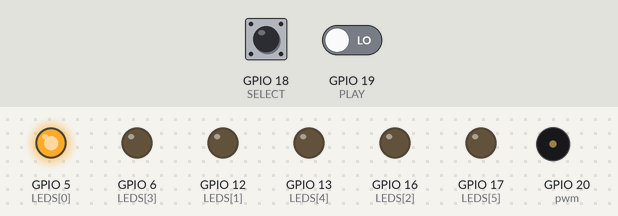
This program was run on a simulated Raspberry Pi (BCM pin numbers). Parts: output pins drawn as LEDs (lit = HIGH), buzzer (waves = sounding). The test bench sets the inputs (shaded band); at power-on: GPIO 18 (SELECT) LOW, GPIO 19 (PLAY) LOW.

Above: at 1.2 s.
1.3 s: GPIO 18 (SELECT) pulled HIGH for 0.15 s
At 2.4 s:
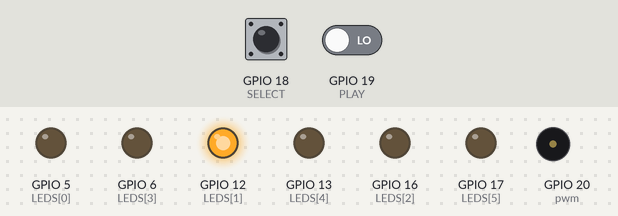
2.9 s: GPIO 19 (PLAY) driven HIGH
At 3.6 s:
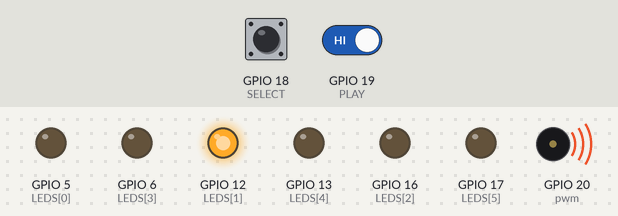
4.4 s: GPIO 18 (SELECT) driven HIGH and GPIO 19 (PLAY) driven LOW
At 4.9 s:
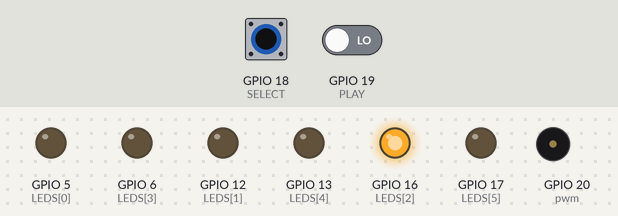
6.1 s: GPIO 18 (SELECT) pulsed LOW 5 times (0.12 s each, 0.3 s apart)
At 6.37 s:
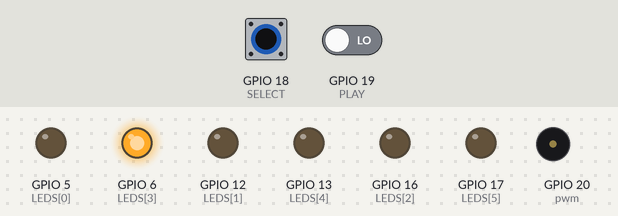
Timing chart, 0 to 9.1 s (numbered marks = the images above; inputs shaded):
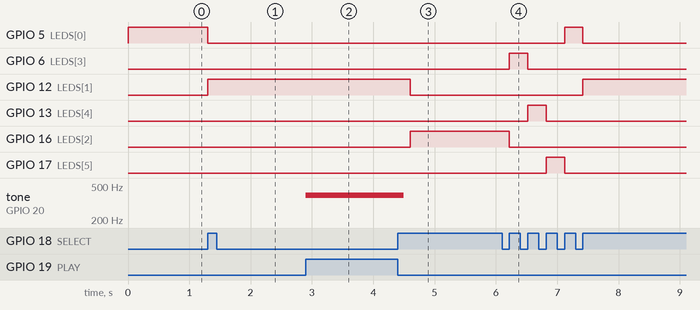

Measured:
- after the input at 1.3 s, GPIO 5 (LEDS[0]): HIGH → LOW at once; GPIO 12 (LEDS[1]): LOW → HIGH at once
- after the input at 2.9 s, tone on GPIO 20 (pwm): silent → 391 Hz at once
- after the input at 4.4 s, GPIO 12 (LEDS[1]): HIGH → LOW after 0.20 s; GPIO 16 (LEDS[2]): LOW → HIGH after 0.20 s; tone on GPIO 20 (pwm): 391 Hz → silent after 0.10 s
- after the input at 6.1 s, GPIO 5 (LEDS[0]): LOW → HIGH after 1.0 s, → LOW 0.30 s later; GPIO 6 (LEDS[3]): LOW → HIGH after 0.12 s, → LOW 0.30 s later; GPIO 12 (LEDS[1]): LOW → HIGH after 1.3 s; GPIO 13 (LEDS[4]): LOW → HIGH after 0.42 s, → LOW 0.30 s later; GPIO 16 (LEDS[2]): HIGH → LOW after 0.12 s

The program:

button_led_piezo.py
```python
#!/usr/bin/env python3

import RPi.GPIO as GPIO
from time import sleep

GPIO.setmode(GPIO.BCM)

SELECT = 18
PLAY = 19
LEDS = (5,12,16,6,13,17)

GPIO.setup(SELECT, GPIO.IN)
GPIO.setup(PLAY, GPIO.IN)
GPIO.setup(LEDS, GPIO.OUT, initial=0)
GPIO.setup(20, GPIO.OUT)

pwm = GPIO.PWM(20,1)
pwm.ChangeDutyCycle(0)

NOTES = [440.000, 391.995, 349.228, 329.628, 293.665, 261.626]

def buzz(freq,length):
        if not freq:
                pwm.ChangeDutyCycle(0)
        else:
                pwm.ChangeFrequency(freq)
                pwm.ChangeDutyCycle(50)
        sleep(length)
        pwm.ChangeDutyCycle(0)

pwm.start(0)

note = 0
GPIO.output(LEDS[note], 1)

try:
    while True:
        if GPIO.input(SELECT):
            if note < 5:
                note += 1
            else:
                note = 0
            GPIO.output(LEDS, 0)
            GPIO.output(LEDS[note], 1)
            while GPIO.input(SELECT):
                sleep(0.1)
        if GPIO.input(PLAY):
            while GPIO.input(PLAY):
                buzz(NOTES[note],0.2)
            sleep(0.1)
except:
    GPIO.cleanup()
```
